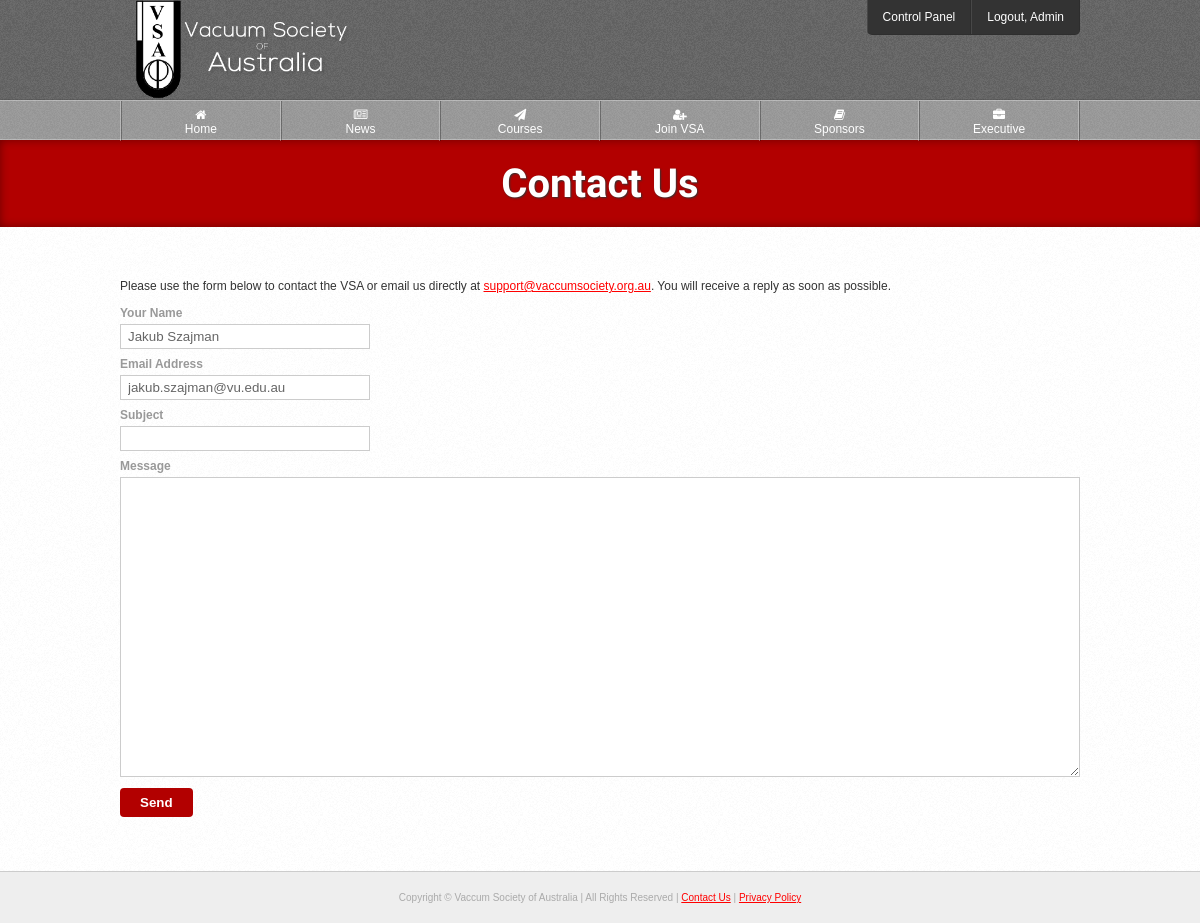
/source/contact.php (signed in), run on the app's committed database.
### tables this page shows
CREATE TABLE IF NOT EXISTS `users` (
  `id` int(10) NOT NULL AUTO_INCREMENT,
  `username` varchar(20) NOT NULL,
  `password` varchar(70) NOT NULL,
  `email` varchar(100) NOT NULL,
  `title` varchar(6) NOT NULL,
  `fname` varchar(30) NOT NULL,
  `lname` varchar(40) NOT NULL,
  `address` varchar(80) NOT NULL,
  `suburb` varchar(50) NOT NULL,
  `state` varchar(50) NOT NULL,
  `postcode` int(10) NOT NULL,
  `country` varchar(50) NOT NULL,
  `telephone` varchar(20) NOT NULL,
  `fax` varchar(20) DEFAULT NULL,
  `website` varchar(100) DEFAULT NULL,
  `company` varchar(150) DEFAULT NULL,
  `blocked` enum('0','1') NOT NULL,
  `type` enum('1','2','3','4') NOT NULL,
  `active` enum('0','1') NOT NULL,
  `level` enum('1','2') NOT NULL,
  `password_reset` enum('0','1') NOT NULL,
  `activation_code` varchar(40) NOT NULL,
  `reset_code` varchar(100) NOT NULL,
  `payment_made` enum('0','1') NOT NULL,
  `date_created` varchar(100) NOT NULL,
  `payment_due_date` varchar(100) NOT NULL,
  `membership_expiry_date` varchar(100) NOT NULL,
  PRIMARY KEY (`id`),
  FULLTEXT KEY `username` (`username`)
);

### source/classes/User.php (called while the page is built, shortened)
<?php
class User extends Pagination {
	public static function getUsername($id) {
		$q = DB::$db->prepare("
			SELECT username
			FROM users
			WHERE id = :id
		") or die(SQL_ERROR);
		$q->execute([':id' => $id]);
		$c = $q->rowCount();
		$r = $q->fetch(PDO::FETCH_OBJ);
		return ($c != 0) ? $r->username : "Unknown";
	}
	public function get($id) {
		$id = (int)$id;
		$q = DB::$db->prepare("
			SELECT *, users.id
			FROM users
			INNER JOIN membership_types
			ON membership_types.id = users.type
			WHERE users.id = :id
		") or die(SQL_ERROR);
		$q->execute([':id' => $id]);
		$r = $q->fetch(PDO::FETCH_OBJ);
		$this->data = $r;
		return $this->data;
	}
}

### source/classes/Template.php (called while the page is built, shortened)
<?php
class Template {
	private $page;
	public function setActivePage($prefix = null) {
		$page = explode("/", $_SERVER['PHP_SELF']);
		$page = end($page);
		$page = explode(".", $page);
		$page = current($page);
		$this->page = $prefix.$page;
	}
	public function getActivePage() {
		return $this->page;
	}
}

### source/classes/Login.php (called while the page is built, shortened)
<?php
class Login {
	public static function loggedIn() {
		return (isset($_SESSION['logged'])) ? true : false;
	}
}

### source/contact.php (the view, shortened to what this page needs)
<?php
$t = new Template;
$t->setTitle("Contact Us");
$t->setTags("contact, message, email, contact us");
$_user = new User;
if(Login::loggedIn())
	$user = $_user->get($_SESSION['logged']);
include $t->load("template/head.php");
?>
<?php
include $t->load("template/header.php");
?>
	<div id="page-heading">
		<h1>Contact Us</h1>
	</div>
	<div class="outer-wrapper white">
		<div class="inner-wrapper">
			<p>Please use the form below to contact the VSA or email us directly at <a href="mailto:support@vaccumsociety.org.au">support@vaccumsociety.org.au</a>. You will receive a reply as soon as possible.</p>
			<form id="form">
				<div class="field">
					<label for="name">Your Name</label>
				</div>
				<div class="field">
					<input type="text" name="name" id="name" value="<?=(Login::loggedIn()) ? $user->fname." ".$user->lname : null;?>">
				</div>
				<div class="field">
					<label for="email">Email Address</label>
				</div>
				<div class="field">
					<input type="email" name="email" id="email" value="<?=(Login::loggedIn()) ? $user->email : null;?>">
				</div>
				<div class="field">
					<label for="subject">Subject</label>
				</div>
				<div class="field">
					<input type="text" name="subject" id="subject">
				</div>
				<div class="field">
					<label for="message">Message</label>
				</div>
				<div class="field">
					<textarea name="message" id="message"></textarea>
				</div>
				<div class="field">
					<input type="submit" name="send" id="send" value="Send">
				</div>
			</form>
		</div>
	</div>
<?php include $t->load("template/footer.php"); ?>

### source/template/header.php (shortened to what this page needs)
</head>
	<body>
		<header id="fixed">
			<div id="header">
				<div class="inner-wrapper">
					<a href="<?=PATH;?>"><img src="<?=PATH;?>img/vsa-logo.png" id="banner-logo" alt="Vaccum Society of Australia"></a>
					<?php if(isset($_SESSION['admin'])): ?>
						<nav class="top-nav">
							<ul>
								<li><a href="<?=PATH;?>cp/update-welcome">Control Panel</a></li>
								<li><a href="<?=PATH;?>logout?url=<?=$_SERVER['REQUEST_URI'];?>">Logout, <?=User::getUsername($_SESSION["logged"]);?></a></li>
							</ul>
						</nav>
					<?php else: ?>
						<div class="login-btn-wrapper">
							<a href="<?=PATH;?>login" class="login-btn"><img src="<?=PATH;?>img/login-btn.png"></a>
						</div>
					<?php endif; ?>
				</div>
			</div>
			<nav class="main-nav">
				<div class="inner-wrapper">
					<ul>
						<li><a href="<?=PATH;?>"<?=($t->getActivePage() == 'index') ? ' class="active"' : null;?>><i class="fa fa-home"></i><br>Home</a></li>
						<li><a href="<?=PATH;?>news"<?=($t->getActivePage() == 'news') ? ' class="active"' : null;?>><i class="fa fa-newspaper-o"></i><br>News</a></li>
						<li><a href="<?=PATH;?>courses"<?=($t->getActivePage() == 'courses' || $t->getActivePage() == 'apply-course') ? ' class="active"' : null;?>><i class="fa fa-paper-plane"></i><br>Courses</a></li>
						<li><a href="<?=PATH;?>join"<?=($t->getActivePage() == 'join') ? ' class="active"' : null;?>><i class="fa fa-user-plus"></i><br>Join VSA</a></li>
						<li><a href="<?=PATH;?>sponsors"<?=($t->getActivePage() == 'sponsors') ? ' class="active"' : null;?>><i class="fa fa-book"></i><br>Sponsors</a></li>
						<li><a href="<?=PATH;?>executive"<?=($t->getActivePage() == 'executive') ? ' class="active"' : null;?>><i class="fa fa-briefcase"></i><br>Executive</a></li>
					</ul>
				</div>
			</nav>
		</header>

### source/css/layout.css (style rules this page uses)
header, footer, nav { display: block; }
* { box-sizing: border-box; margin: 0; padding: 0; }
body { margin: 0; padding: 0; background: #EEE; font-family: arial, sans-serif; font-size: 12px; color: #333; }
.inner-wrapper { max-width: 960px; margin: 0 auto; position: relative; }
.outer-wrapper { padding: 50px 0px; border-bottom: 1px solid #CCC; }
.white { background: url("../img/content-bg.png"); }
#header { height: 100px; background: url("../img/header-bg.png"); border-bottom: 1px solid rgba(0,0,0,.1); }
#banner-logo { margin-top: -2px; height: 102px; }
.main-nav { height: 40px; background: url("../img/main-nav-bg.png"); font-size: 12px; border-top: 1px solid rgba(255,255,255,.3); border-bottom: 1px solid rgba(255,255,255,.3); display: block; }
.main-nav ul { margin: 0; padding: 0; border-left: 1px solid rgba(255,255,255,.3); border-right: 1px solid rgba(0,0,0,.3); }
.main-nav ul li { list-style-type: none; display: inline; float: left; width: 16.666%; text-align: center; }
.main-nav li a { display: block; color: #FFF; text-decoration: none; padding: 7px 15px; height: 40px; transition: .2s linear; border-left: 1px solid rgba(0,0,0,.3); border-right: 1px solid rgba(255,255,255,.3); }
.top-nav { position: absolute; right: 0; top: 0; background: #333; border-bottom: 1px solid rgba(0,0,0,.1); -webkit-border-radius: 0 0 5px 5px; -moz-border-radius: 0 0 5px 5px; -ms-border-radius: 0 0 5px 5px; -o-border-radius: 0 0 5px 5px; border-radius: 0 0 5px 5px; overflow: hidden; }
.top-nav ul { margin: 0; padding: 0; }
.top-nav ul li { list-style-type: none; display: inline; float: left; }
.top-nav li a { padding: 10px 15px; text-align: center; display: block; text-decoration: none; color: #FFF; border-right: 1px solid rgba(0,0,0,.1); border-left: 1px solid rgba(255,255,255,.1); transition: .2s linear; }
.top-nav ul li:last-of-type { border-right: none; }
.top-nav ul li:first-of-type { border-left: none; }
#page-heading { background: #B20000; color: #FFF; padding: 20px 0px; text-align: center; box-shadow: inset 0px 0px 10px rgba(0,0,0,.4); }
#page-heading h1 { margin: 0; padding: 0; font-size: 40px; text-shadow: 1px 1px 2px #333; font-family: 'Roboto Condensed', sans-serif; text-rendering: optimizeLegibility !important; -webkit-font-smoothing: antialiased !important; color: #FFF; }

### source/css/style.css (style rules this page uses)
h1, h2, h3, h4, h5, h6 { margin-bottom: 15px; padding: 0; }
h1 { font-size: 35px; font-family: 'Roboto Condensed', sans-serif; }
p { line-height: 19px; margin-bottom: 10px; }
a { color: #F00; }
a img { border: none; }
li { list-style-position: inside; }
ul, ol { margin-bottom: 10px; margin-left: 20px; }

### source/css/forms.css (style rules this page uses)
form .field { margin-bottom: 4px; }
label { color: #999; font-weight: bold; margin-bottom: 2px; }
input[type=text], input[type=password], input[type=email], select, input[type=file] { padding: 4px 7px; border: 1px solid #CCC; width: 250px; margin-bottom: 4px; color: #666; }
input[type=text], input[type=password], input[type=email], select, input[type=file], input[type=radio] { margin-bottom: 4px; }
textarea { width: 100%; border: 1px solid #CCC; margin-bottom: 4px; font-family: inherit; }
input[type=submit] { background: #B20000; color: #FFF; border: none; outline: none; padding: 7px 20px; border-radius: 4px; cursor: pointer; font-weight: bold; }
textarea { width: 100%; min-height: 300px; }

### source/css/resize.css (style rules this page uses)
body { margin: 0; text-align: center; }
#banner-logo { text-align: center; height: auto; max-width: 233px; }
#header { height: 100%; }
#fixed { position: static; }
.main-nav { height: 100%; border-top: none; border-bottom: none; display: none; }
.main-nav ul li { width: 50%; border: none; }
.main-nav li a { border-bottom: 1px solid rgba(0,0,0,.3); border-top: 1px solid rgba(255,255,255,.3); }
.main-nav li a:nth-child(odd) { border-left: none; }
.top-nav { position: static; top: auto; right: auto; border-radius: 0; }
.top-nav ul li { width: 50%; }
input, textarea, select { width: 100% !important; margin-bottom: 5px; }

### source/css/resize-sidebars.css (style rules this page uses)
.outer-wrapper { padding: 20px 2%; }

### data on the page
users: username "Admin", name "Jakub Szajman", email "jakub.szajman@vu.edu.au"
